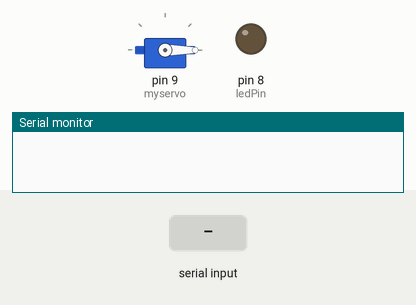
This sketch was run on a simulated Arduino Uno, built with avr-gcc and run on an emulated ATmega328P. On the bench: servo, output pins drawn as LEDs (lit = HIGH), the last lines printed to the serial monitor. The test bench sets the inputs (shaded band).

Above: at 1.2 s.
1.3 s: "a" received over Serial
At 1.75 s:
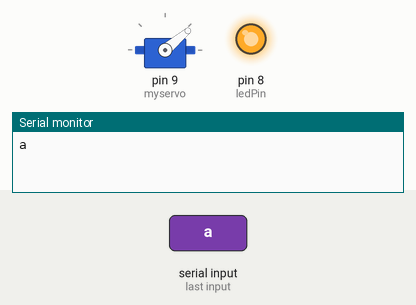
At 2.6 s:
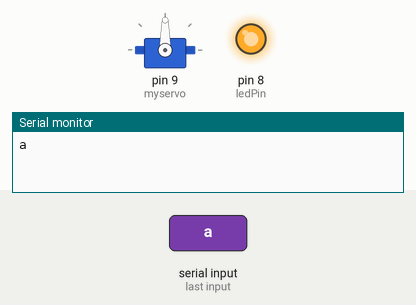
Timing chart, 0 to 8.8 s (numbered marks = the images above; inputs shaded):
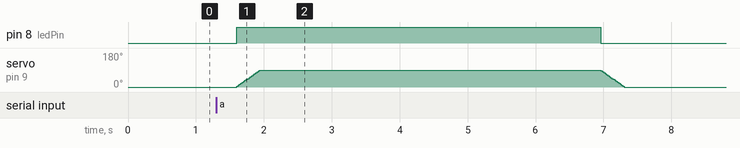

Measured:
- after the input at 1.3 s, pin 8 (ledPin): LOW → HIGH after 0.30 s, → LOW 5.4 s later; servo on pin 9 (myservo): rises from 0° to 90° in 0.34 s, then falls to 0° in 5.4 s

The sketch:

sketch_mar11a.ino
```cpp
#include <Servo.h>

Servo myservo;
char d;
int pos;
int ledPin = 8;
unsigned long previousMillis = 0;
const long interval = 5000;
// interval to keep the LED on (in milliseconds)

void setup() {
  Serial.begin(9600);
  pinMode(ledPin, OUTPUT);
  myservo.attach(9);
  myservo.write(0);
}

void loop() {
  if (Serial.available()) {
    d = Serial.read();
  }

  if (d == 'a') {
    Serial.print(d);
    delay(300);

    unsigned long currentMillis = millis();

    if (pos < 90) {
      digitalWrite(ledPin, HIGH);
      previousMillis = currentMillis;
    }

    while (pos < 90) {
      pos += 5;
      myservo.write(pos);
      delay(20);


    }

    if (pos >= 90) {
      delay(5000);

      while (pos > 0) {
        pos -= 5;
        myservo.write(pos);
        digitalWrite(ledPin, LOW);
        delay(20);
      }
    }
  }

  d="";
}
```
